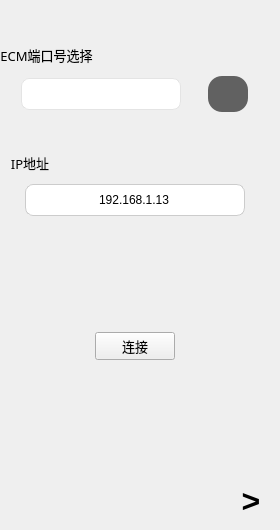
    <widget class="QWidget" name="tab_1">
     <property name="styleSheet">
      <string notr="true">Qwidget
{
background-color::#ff9334;
}</string>
     </property>
     <attribute name="title">
      <string>步骤一</string>
     </attribute>
     <widget class="QWidget" name="verticalLayoutWidget_2">
      <property name="geometry">
       <rect>
        <x>0</x>
        <y>0</y>
        <width>271</width>
        <height>521</height>
       </rect>
      </property>
      <layout class="QVBoxLayout" name="verticalLayout_7">
       <item>
        <spacer name="verticalSpacer_5">
         <property name="orientation">
          <enum>Qt::Vertical</enum>
         </property>
         <property name="sizeType">
          <enum>QSizePolicy::Fixed</enum>
         </property>
         <property name="sizeHint" stdset="0">
          <size>
           <width>20</width>
           <height>40</height>
          </size>
         </property>
        </spacer>
       </item>
       <item>
        <layout class="QHBoxLayout" name="horizontalLayout">
         <item alignment="Qt::AlignLeft|Qt::AlignVCenter">
          <widget class="QLabel" name="label">
           <property name="minimumSize">
            <size>
             <width>0</width>
             <height>30</height>
            </size>
           </property>
           <property name="maximumSize">
            <size>
             <width>160</width>
             <height>16777215</height>
            </size>
           </property>
           <property name="font">
            <font>
             <family>Cascadia Mono</family>
             <pointsize>10</pointsize>
             <italic>false</italic>
             <bold>false</bold>
            </font>
           </property>
           <property name="styleSheet">
            <string notr="true">font: 10pt &quot;Cascadia Mono&quot;;</string>
           </property>
           <property name="text">
            <string>&lt;html&gt;&lt;head/&gt;&lt;body&gt;&lt;p align=&quot;center&quot;&gt;&lt;span style=&quot; font-size:10pt;&quot;&gt;ECM端口号选择&lt;/span&gt;&lt;/p&gt;&lt;/body&gt;&lt;/html&gt;</string>
           </property>
           <property name="alignment">
            <set>Qt::AlignLeading|Qt::AlignLeft|Qt::AlignVCenter</set>
           </property>
          </widget>
         </item>
         <item>
          <spacer name="horizontalSpacer">
           <property name="orientation">
            <enum>Qt::Horizontal</enum>
           </property>
           <property name="sizeHint" stdset="0">
            <size>
             <width>40</width>
             <height>20</height>
            </size>
           </property>
          </spacer>
         </item>
        </layout>
       </item>
       <item>
        <layout class="QHBoxLayout" name="horizontalLayout_5">
         <item>
          <widget class="QComboBox" name="serialportcomboBox">
           <property name="minimumSize">
            <size>
             <width>120</width>
             <height>32</height>
            </size>
           </property>
           <property name="maximumSize">
            <size>
             <width>160</width>
             <height>16777215</height>
            </size>
           </property>
           <property name="styleSheet">
            <string notr="true">QComboBox{
  color:#1e222b;
  padding: 1px 15px 1px 3px;
  border:1px solid rgba(228,228,228,1);
  border-radius:8px;
  font-family: Microsoft YaHei;
  font-size: 14px;
}
QComboBox::drop-down {			/*下拉按钮*/
      subcontrol-origin: padding;
      subcontrol-position: top right;
      width: 20px;
      border:none;
}

QComboBox::down-arrow {		/*下拉按钮*/
      image: url(:/image/combox.png);
  }

QComboBox QAbstractItemView{	/*列表 */
	margin-top: 8px;
	margin-left: 6px;
	margin-bottom: 6px;
	margin-right: 6px;
	background:rgba(255,255,255,1);
    border:1px solid rgba(228,228,228,1);
    border-radius:8px;
	font-size:12px;
    font-family: Microsoft YaHei;
    outline: 0px;
    color:#1e222b;
    padding-left: 16px;
    padding-top: 12px;
	padding-bottom:12px;
    
  }

QComboBox QScrollBar::vertical{ /*滑条 主体部分*/
    width:6px;
    background:rgb(255,255,255);
    border:none;
}
QComboBox QScrollBar::handle::vertical{ /*滑块主体*/
    border-radius:3px;
    background-color: rgba(30, 34, 43, 0.2);
}
QComboBox QScrollBar::handle::vertical::hover{
    background-color: rgba(30, 34, 43, 0.2);
}
QComboBox QScrollBar::add-line::vertical{/*上箭头*/
    border:none;
}
QComboBox QScrollBar::sub-line::vertical{/*下箭头*/
    border:none;
}

</string>
           </property>
          </widget>
         </item>
         <item>
          <widget class="QToolButton" name="serialportrefresh">
           <property name="minimumSize">
            <size>
             <width>32</width>
             <height>36</height>
            </size>
           </property>
           <property name="maximumSize">
            <size>
             <width>40</width>
             <height>40</height>
            </size>
           </property>
           <property name="font">
            <font/>
           </property>
           <property name="styleSheet">
            <string notr="true">QToolButton
{
border-radius: 14px;
background-color: #616161;
}</string>
           </property>
           <property name="text">
            <string/>
           </property>
           <property name="icon">
            <iconset resource="icon.qrc">
             <normaloff>:/new/prefix1/icon/refresh_4.png</normaloff>:/new/prefix1/icon/refresh_4.png</iconset>
           </property>
           <property name="iconSize">
            <size>
             <width>25</width>
             <height>25</height>
            </size>
           </property>
          </widget>
         </item>
        </layout>
       </item>
       <item>
        <spacer name="verticalSpacer_2">
         <property name="orientation">
          <enum>Qt::Vertical</enum>
         </property>
         <property name="sizeType">
          <enum>QSizePolicy::Fixed</enum>
         </property>
         <property name="sizeHint" stdset="0">
          <size>
           <width>20</width>
           <height>30</height>
          </size>
         </property>
        </spacer>
       </item>
       <item>
        <layout class="QHBoxLayout" name="horizontalLayout_3">
         <item alignment="Qt::AlignLeft|Qt::AlignVCenter">
          <widget class="QLabel" name="label_7">
           <property name="minimumSize">
            <size>
             <width>60</width>
             <height>30</height>
            </size>
           </property>
           <property name="maximumSize">
            <size>
             <width>51</width>
             <height>16777215</height>
            </size>
           </property>
           <property name="font">
            <font>
             <family>Cascadia Mono</family>
             <pointsize>10</pointsize>
             <italic>false</italic>
             <bold>false</bold>
            </font>
           </property>
           <property name="styleSheet">
            <string notr="true">font: 10pt &quot;Cascadia Mono&quot;;</string>
           </property>
           <property name="text">
            <string>&lt;html&gt;&lt;head/&gt;&lt;body&gt;&lt;p align=&quot;center&quot;&gt;IP地址&lt;/p&gt;&lt;/body&gt;&lt;/html&gt;</string>
           </property>
          </widget>
         </item>
         <item>
          <spacer name="horizontalSpacer_2">
           <property name="orientation">
            <enum>Qt::Horizontal</enum>
           </property>
           <property name="sizeHint" stdset="0">
            <size>
             <width>40</width>
             <height>20</height>
            </size>
           </property>
          </spacer>
         </item>
        </layout>
       </item>
       <item>
        <layout class="QHBoxLayout" name="horizontalLayout_6">
         <item>
          <widget class="QLineEdit" name="IPaddress">
           <property name="sizePolicy">
            <sizepolicy hsizetype="Fixed" vsizetype="Fixed">
             <horstretch>0</horstretch>
             <verstretch>0</verstretch>
            </sizepolicy>
           </property>
           <property name="minimumSize">
            <size>
             <width>220</width>
             <height>32</height>
            </size>
           </property>
           <property name="maximumSize">
            <size>
             <width>16777215</width>
             <height>16777215</height>
            </size>
           </property>
           <property name="styleSheet">
            <string notr="true">QLineEdit {
    border: 1px solid #cccccc;
    border-radius: 8px;
    padding: 5px;
    background: white;
}</string>
           </property>
           <property name="text">
            <string>192.168.1.13</string>
           </property>
           <property name="alignment">
            <set>Qt::AlignCenter</set>
           </property>
           <property name="placeholderText">
            <string>输入IP地址</string>
           </property>
          </widget>
         </item>
        </layout>
       </item>
       <item>
        <spacer name="verticalSpacer_4">
         <property name="orientation">
          <enum>Qt::Vertical</enum>
         </property>
         <property name="sizeType">
          <enum>QSizePolicy::Fixed</enum>
         </property>
         <property name="sizeHint" stdset="0">
          <size>
           <width>20</width>
           <height>110</height>
          </size>
         </property>
        </spacer>
       </item>
       <item alignment="Qt::AlignHCenter">
        <widget class="QPushButton" name="EHAconnect">
         <property name="sizePolicy">
          <sizepolicy hsizetype="Fixed" vsizetype="Fixed">
           <horstretch>0</horstretch>
           <verstretch>0</verstretch>
          </sizepolicy>
         </property>
         <property name="minimumSize">
          <size>
           <width>80</width>
           <height>0</height>
          </size>
         </property>
         <property name="font">
          <font>
           <family>Cascadia Mono</family>
           <pointsize>10</pointsize>
           <italic>false</italic>
           <bold>false</bold>
          </font>
         </property>
         <property name="styleSheet">
          <string notr="true">font: 10pt &quot;Cascadia Mono&quot;;
QPushButton {
    background-color: #616161;
    border: none;
    color: white;
    padding: 10px 24px;
    border-radius: 12px;
    font-size: 14px;
}
QPushButton:hover {
    background-color: #757575;
}
QPushButton:pressed {
    background-color: #424242;
}
QPushButton:disabled {
    background-color: #9E9E9E;
}</string>
         </property>
         <property name="text">
          <string>连接</string>
         </property>
         <property name="icon">
          <iconset resource="icon.qrc">
           <normaloff>:/new/prefix1/icon/connection_2.png</normaloff>:/new/prefix1/icon/connection_2.png</iconset>
         </property>
        </widget>
       </item>
       <item>
        <spacer name="verticalSpacer_3">
         <property name="orientation">
          <enum>Qt::Vertical</enum>
         </property>
         <property name="sizeHint" stdset="0">
          <size>
           <width>60</width>
           <height>30</height>
          </size>
         </property>
        </spacer>
       </item>
       <item>
        <layout class="QHBoxLayout" name="horizontalLayout_7">
         <item>
          <spacer name="horizontalSpacer_3">
           <property name="orientation">
            <enum>Qt::Horizontal</enum>
           </property>
           <property name="sizeHint" stdset="0">
            <size>
             <width>40</width>
             <height>20</height>
            </size>
           </property>
          </spacer>
         </item>
         <item>
          <widget class="QToolButton" name="NextStep1">
           <property name="minimumSize">
            <size>
             <width>40</width>
             <height>40</height>
            </size>
           </property>
           <property name="maximumSize">
            <size>
             <width>40</width>
             <height>16777215</height>
            </size>
           </property>
           <property name="font">
            <font>
             <pointsize>24</pointsize>
             <bold>true</bold>
            </font>
           </property>
           <property name="styleSheet">
            <string notr="true">QToolButton
{
    background: transparent;;
    border: none;            /* 移除边框 */
    color: #000000;      /* 设置文本颜色 */
}

</string>
           </property>
           <property name="text">
            <string>&gt;</string>
           </property>
           <property name="icon">
            <iconset resource="icon.qrc">
             <normaloff>:/new/prefix1/icon/toright.png</normaloff>:/new/prefix1/icon/toright.png</iconset>
           </property>
           <property name="iconSize">
            <size>
             <width>25</width>
             <height>25</height>
            </size>
           </property>
           <property name="toolButtonStyle">
            <enum>Qt::ToolButtonTextOnly</enum>
           </property>
          </widget>
         </item>
        </layout>
       </item>
      </layout>
     </widget>
    </widget>
